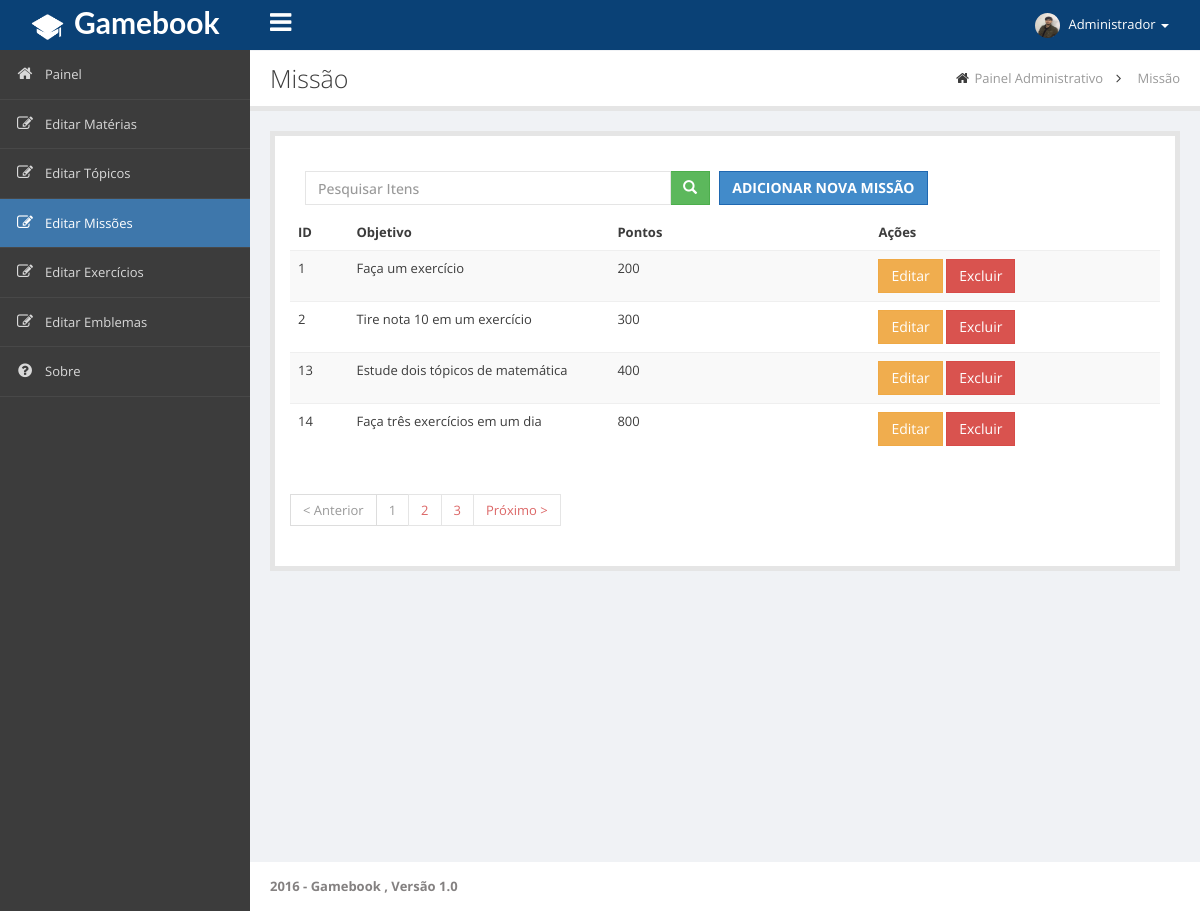
Page /emissao.php (signed in) on the committed database.
### tables this page shows
CREATE TABLE `missao_estudante` (
  `id` int(11) NOT NULL,
  `id_missao` int(11) NOT NULL,
  `id_est` int(11) NOT NULL,
  `concluida` int(11) NOT NULL DEFAULT '0'
);

CREATE TABLE `missao` (
  `id` int(11) NOT NULL,
  `nome` varchar(200) NOT NULL,
  `objetivo` varchar(250) NOT NULL,
  `pontos` int(11) NOT NULL
);

### classes/db.class.php (called while the page is built, shortened)
<?php
class DB{
  private static $conn;
  public static function conn(){
  	if(is_null(self::$conn)){
  		self::$conn = new PDO('mysql:host=localhost;dbname=dbgamebook;','root','');
  	}
  	return self::$conn;
  }
}
?>

### classes/busca.class.php (called while the page is built, shortened)
<?php
class Busca extends DB{
    public function selecionarMissao($id){
  	   $sql = "SELECT * FROM missao INNER JOIN missao_estudante ON missao.id = missao_estudante.id_missao and missao_estudante.id_est = $id";
       self::conn()->query('SET NAMES utf8');
  	   return self::conn()->query($sql);
    }
}
?>

### emissao.php (the view, shortened to what this page needs)
<?php
     include_once('classes/db.class.php');
     require_once('classes/busca.class.php');
     $busca = new Busca();
     $apelido = $_SESSION['usuarioApelido'];
     $imagem = $_SESSION['usuarioImagem'];
?>
<!DOCTYPE html>
<html lang="pt-br">
<head>
    <link type="text/css" rel="stylesheet" href="css/jquery-ui-1.10.4.custom.min.css">
    <link type="text/css" rel="stylesheet" href="css/font-awesome.min.css">
    <link type="text/css" rel="stylesheet" href="css/bootstrap.min.css">
    <link type="text/css" rel="stylesheet" href="css/animate.css">
    <link type="text/css" rel="stylesheet" href="css/all.css">
    <link type="text/css" rel="stylesheet" href="css/main.css">
    <link type="text/css" rel="stylesheet" href="css/style-responsive.css">
    <link type="text/css" rel="stylesheet" href="css/zabuto_calendar.min.css">
    <link type="text/css" rel="stylesheet" href="css/pace.css">
    <link type="text/css" rel="stylesheet" href="css/jquery.news-ticker.css">
</head>
<body>
    <div>
        <div id="header-topbar-option-demo" class="page-header-topbar">
            <nav id="topbar" role="navigation" style="margin-bottom: 0;" data-step="3" class="navbar navbar-default navbar-static-top">
            <div class="navbar-header">
                <a id="logo" href="painel.php" class="navbar-brand"><span class="logo-text" ><img height="40" width="35" src="img/whiteicon.png" alt=""/>  <b>Gamebook</b></span></a>
                </div>
            <div class="topbar-main"><a id="menu-toggle" href="#" class="hidden-xs"><i class="fa fa-bars"></i></a>
                <ul class="nav navbar navbar-top-links navbar-right mbn">
                    <li class="dropdown topbar-user"><a data-hover="dropdown"  class="dropdown-toggle"><img src="img/<?php echo $imagem?>" alt="" class="img-responsive img-circle"/>&nbsp;<span class="hidden-xs"><?php echo $apelido ?></span>&nbsp;<span class="caret"></span></a>
                    </li>
                </ul>
            </div>
        </nav>
        </div>
        <div id="wrapper">
            <nav id="sidebar" role="navigation" data-step="2" data-intro="Template has &lt;b&gt;many navigation styles&lt;/b&gt;"
                data-position="right" class="navbar-default navbar-static-side">
            <div class="sidebar-collapse menu-scroll">
                <ul id="side-menu" class="nav">
                    <li ><a href="administrativo.php"><i class="fa fa-home fa-fw">
                    </i><span class="menu-title">Painel</span></a></li>
                  <li><a href="emateria.php"><i class="fa fa-edit fa-fw">
                    </i><span class="menu-title">Editar Matérias</span></a>
                    </li>
                     <li><a href="etopico.php"><i class="fa fa-edit fa-fw">
                    </i><span class="menu-title">Editar Tópicos</span></a>
                    </li>
                     <li  class="active"><a href="emissao.php"><i class="fa fa-edit fa-fw">
                    </i><span class="menu-title">Editar Missões</span></a>
                    </li>
                     <li><a href="#"><i class="fa fa-edit fa-fw">
                    </i><span class="menu-title">Editar Exercícios</span></a>
                    </li>
                     <li><a href="#"><i class="fa fa-edit fa-fw">
                    </i><span class="menu-title">Editar Emblemas</span></a>
                    </li>
                    <li ><a href="Sobre.php"><i class="fa fa-question-circle fa-fw">
                    </i><span class="menu-title">Sobre</span></a>
                    </li>
                </ul>
            </div>
        </nav>
            <div id="page-wrapper">
                <div id="title-breadcrumb-option-demo" class="page-title-breadcrumb">
                    <div class="page-header pull-left">
                        <div class="page-title">
                           Missão</div>
                    </div>
                    <ol class="breadcrumb page-breadcrumb pull-right">
                        <li><i class="fa fa-home"></i>&nbsp;<a href="administrativo.php">Painel Administrativo</a>&nbsp;&nbsp;<i class="fa fa-angle-right"></i>&nbsp;&nbsp;</li>
                        <li class="active">Missão</li>
                    </ol>
                    <div class="clearfix">
                    </div>
                </div>
                <div class="page-content">
                    <div id="tab-general">
                        <div class="row mbl">
                            <div class="col-lg-12">
                                <div class="portlet box">
                                    <div class="portlet-body">
                         <div class="col-sm-6">
            <div class="input-group h2">
                <input name="data[search]" class="form-control" id="search" type="text" placeholder="Pesquisar Itens">
                <span class="input-group-btn">
                    <button class="btn btn-success" type="submit">
                        <span class="glyphicon glyphicon-search"></span>
                    </button>
                </span>
            </div>
        </div>
        <div class="col-sm-3">
            <a href="#" class="btn btn-primary pull-right h2"><b>ADICIONAR NOVA MISSÃO</b></a>
        </div>
    <div id="list" class="row">
    <div class="table-responsive col-md-12">
        <table class="table table-striped" cellspacing="0" cellpadding="0">
            <thead>
                <tr>
                    <th>ID</th>
                    <th width="30%">Objetivo</th>
                    <th width="30%">Pontos</th>
                    <th class="actions">Ações</th>
                </tr>
            </thead>
            <tbody>
            <?php foreach($busca->selecionarMissao(1) as $linha){   ?>
                <tr>
                    <td><?php  echo $linha['id'] ?> </td>
                    <td><?php  echo $linha['objetivo'] ?> </td>
                    <td><?php  echo $linha['pontos'] ?> </td>
                    <td class="actions">
                        <a class="btn btn-warning " href="#">Editar</a>
                        <a class="btn btn-danger "  href="#" data-toggle="modal" data-target="#delete-modal">Excluir</a>
                    </td>
                </tr>
             <?php } ?>
            </tbody>
        </table>
    </div>
    </div>
    <div id="bottom" class="row">
        <div class="col-md-12">
            <ul class="pagination">
                <li class="disabled"><a>&lt; Anterior</a></li>
                <li class="disabled"><a>1</a></li>
                <li><a href="#">2</a></li>
                <li><a href="#">3</a></li>
                <li class="next"><a href="#" rel="next">Próximo &gt;</a></li>
            </ul>
        </div>
    </div>
                                </div>
                            </div>
                        </div>
                    </div>
                </div>
                </div>
                <div id="footer">
                        <font color="#848181"><b>2016 - Gamebook , Versão 1.0</b></font>
                </div>
            </div>
        </div>
    </div>
</body>
</html>

### rows in the picture
missao_estudante: id "1", id_missao.objetivo "Faça um exercício", id_missao.pontos "200"
missao_estudante: id "2", id_missao.objetivo "Tire nota 10 em um exercício", id_missao.pontos "300"
missao_estudante: id "13", id_missao.objetivo "Estude dois tópicos de matemática", id_missao.pontos "400"
missao_estudante: id "14", id_missao.objetivo "Faça três exercícios em um dia", id_missao.pontos "800"

### other values in the picture
$apelido "Administrador"
